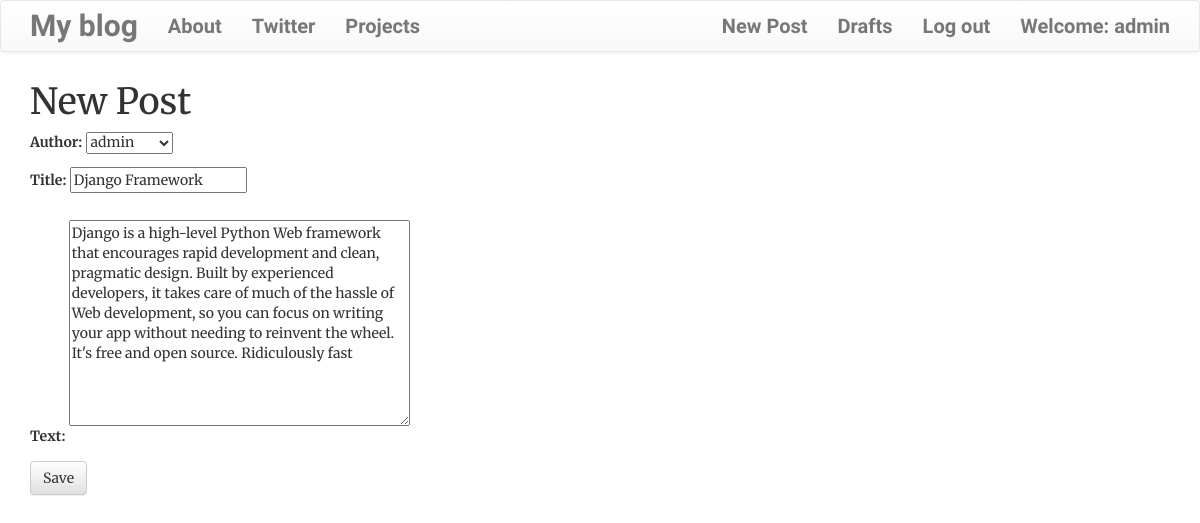
The app's page /post/5/edit/ (signed in) with its own data.
### blog/models.py (models this page shows, shortened)
class Post(models.Model):
    author = models.ForeignKey('auth.User', on_delete=models.CASCADE)
    title = models.CharField(max_length=200)
    text = models.TextField()
    create_date = models.DateTimeField(default=timezone.now)
    published_date = models.DateTimeField(blank=True, null=True)

### blog/views.py (the view)
# urls.py: path('post/<int:pk>/edit/', views.PostUpdateView.as_view(), name='post_edit'),
class PostUpdateView(LoginRequiredMixin, UpdateView):
    login_url = '/login/'
    redirect_field_name = 'blog/post_detail.html'
    form_class = PostForm
    model = Post

### blog/forms.py
class PostForm(forms.ModelForm):
    class Meta():
        model = Post
        fields = ('author', 'title', 'text')
        widgets = {
            'title': forms.TextInput(attrs={'class':'textinputclass'}),
            'text':forms.Textarea(attrs={'class':'editable medium-editor-textarea postcontent'})
        }

### blog/templates/blog/post_form.html (shortened to what this page needs)
{% extends 'blog/base.html'%}
{% block content %}
    <h1>New Post </h1>
    <form action="" method="POST"   class="post-form">
        {{form.as_p}}
        <button type='submit' class='save btn btn-default'>Save</button>
    </form>
{% endblock %}

### blog/templates/blog/base.html (shortened to what this page needs)
<!DOCTYPE html>
{% load static %}
<html>
    <head>
        <link rel="stylesheet" href="https://maxcdn.bootstrapcdn.com/bootstrap/3.3.7/css/bootstrap.min.css">
        <link rel="stylesheet" href="https://maxcdn.bootstrapcdn.com/bootstrap/3.3.7/css/bootstrap-theme.min.css">
        <link rel="stylesheet" href="//cdn.jsdelivr.net/npm/medium-editor@latest/dist/css/medium-editor.min.css" type="text/css" media="screen" charset="utf-8">
        <link rel="stylesheet" href="{% static 'css/blog.css' %}">
<body class='loader'>
  <nav class="navbar navbar-default techfont custom-navbar">
    <div class="container">
      <ul class="nav navbar-nav">
        <li><a class='navbar-brand bigbrand' href="{% url 'post_list' %}">My blog</a></li>
        <li><a href="{% url 'about'%}">About</a></li>
        <li><a href="https://twitter.com/siddbadal" target='_blank'>Twitter</a></li>
        <li><a href="https://sidharthbadal.netlify.app" target='_blank'>Projects</a></li>
      </ul>
      <ul class="nav navbar-nav navbar-right">
        {% if user.is_authenticated %}
        <li>
          <a href="{% url 'post_new' %}" >New Post</a>
        </li>
        <li>
          <a href="{% url 'post_draft_list' %}">Drafts</a>
        </li>
        <li>
          <a href="{% url 'logout' %}" >Log out</a>
        </li>
        <li>
          <a >Welcome: {{ user.username }}</a>
        </li>
          {% else %}
          <li><a class='nav navbar-right' href="{% url 'login' %}" ><span class="glyphicon glyphicon-user"></span></a></li>
        {% endif %}
      </ul>
  </div>
</nav>
        <div class="content container">
            <div class="row">
                <div class="col-md-8">
                  <div class="blog_posts">
                    {% block content %}
                    {% endblock %}
                  </div>
                </div>
            </div>
        </div>
</body>
</html>

### blog/static/css/blog.css (style rules this page uses)
body { background-color: #fff; font-family: 'Merriweather', serif; }
.techfont { margin-bottom: 10px; }
.postcontent { margin-top: 15px; margin-bottom: 15px; }
.navbar { font-weight: bolder; font-size: 2rem; font-family: 'Indie Flower', cursive; }
.navbar-brand { font-size: 3rem; }

### records on screen
Post: author "admin", title "Django Framework", text "Django is a high-level Python Web framework that encourages rapid development and clean, pragmatic design. Built by experienced developers, it takes care of much of the hassle of Web development, so you can focus on writing your app without needing to reinvent the wheel. It's free and open source. Ridiculously fast"

### other values on screen
{{ user.username }} "admin"
